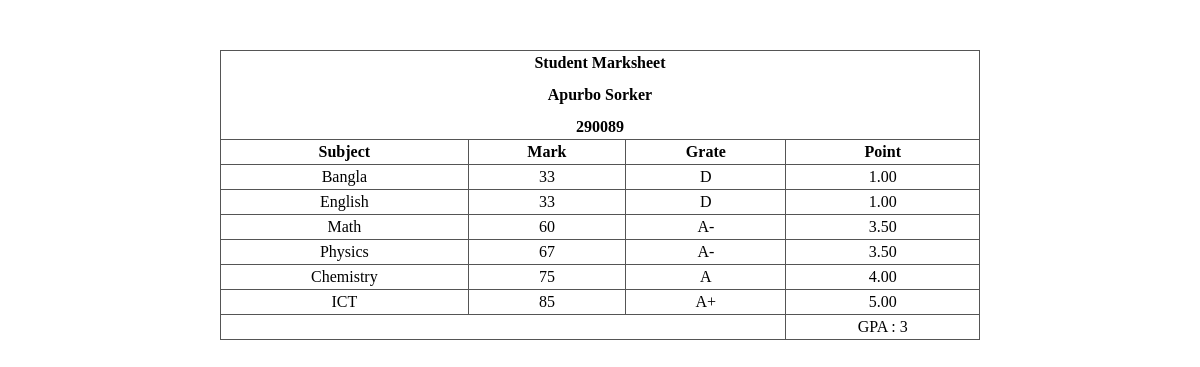
/view/marksheet.php?user_id=5, run on the app's committed database.
### tables this page shows
CREATE TABLE `marksheets` (
  `id` int(11) NOT NULL,
  `name` varchar(255) NOT NULL,
  `roll` varchar(255) NOT NULL,
  `session_id` int(11) NOT NULL,
  `bangla` int(11) NOT NULL,
  `english` int(11) NOT NULL,
  `math` int(11) NOT NULL,
  `physics` int(11) NOT NULL,
  `chemistry` int(11) NOT NULL,
  `ict` int(11) NOT NULL,
  `status` tinyint(4) NOT NULL DEFAULT 1,
  `created_at` timestamp NOT NULL DEFAULT current_timestamp()
);

### view/marksheet.php (the view, shortened to what this page needs)
<?php
require_once '../dbcon.php';
$id = $_GET['user_id'];
$result = mysqli_query($con, "SELECT * FROM `marksheets` WHERE `id` = '$id'");
function Grate($marks) {
    if ($marks > 100 ) {
        return "Invalid";
    } elseif ($marks >= 80 && $marks <= 100) {
        return "A+";
    } elseif ($marks >= 70 && $marks <= 79) {
        return "A";
    } elseif ($marks >= 60 && $marks <= 69)  {
        return "A-";
    } elseif ($marks >= 50 && $marks <= 59)  {
        return "B";
    } elseif ($marks >= 40 && $marks <= 49 ) {
        return "C";
    } elseif ($marks >= 33 && $marks <= 39 ) {
        return "D";
    }else {
        return "F";
    }
}
function Point($marks) {
    if ($marks > 100 ) {
        return "Invalid";
    } elseif ($marks >= 80 && $marks <= 100) {
        return "5.00";
    } elseif ($marks >= 70 && $marks <= 79) {
        return "4.00";
    } elseif ($marks >= 60 && $marks <= 69)  {
        return "3.50";
    } elseif ($marks >= 50 && $marks <= 59)  {
        return "3.00";
    } elseif ($marks >= 40 && $marks <= 49 ) {
        return "2.00";
    } elseif ($marks >= 33 && $marks <= 39 ) {
        return "1.00";
    }else {
        return "0.00";
    }
}
?>
<!DOCTYPE html>
<html lang="en">
<head>
</head>
<body onload="window.print()">
    <?php
        while($row = mysqli_fetch_assoc($result)){
        ?>
        <div class="print-area">
            <div class="data-info">
                <table>
                    <tr>
                        <th colspan="4">
                            Student Marksheet <br><br>
                            <?= ucwords($row['name']) ?><br><br>
                            <?= $row['roll'] ?>
                        </th>
                    </tr>
                    <tr>
                        <th>Subject</th>
                        <th>Mark</th>
                        <th>Grate</th>
                        <th>Point</th>
                    </tr>
                    <tr>
                        <td>Bangla</td>
                        <td><?= $row['bangla'] ?></td>
                        <td><?= Grate($row["bangla"]) ?></td>
                        <td><?= Point($row["bangla"]) ?></td>
                    </tr>
                    <tr>
                        <td>English</td>
                        <td><?= $row['english'] ?></td>
                        <td><?= Grate($row["english"]) ?></td>
                        <td><?= Point($row["english"]) ?></td>
                    </tr>
                    <tr>
                        <td>Math</td>
                        <td><?= $row['math'] ?></td>
                        <td><?= Grate($row["math"]) ?></td>
                        <td><?= Point($row["math"]) ?></td>
                    </tr>
                    <tr>
                        <td>Physics</td>
                        <td><?= $row['physics'] ?></td>
                        <td><?= Grate($row["physics"]) ?></td>
                        <td><?= Point($row["physics"]) ?></td>
                    </tr>
                    <tr>
                        <td>Chemistry</td>
                        <td><?= $row['chemistry'] ?></td>
                        <td><?= Grate($row["chemistry"]) ?></td>
                        <td><?= Point($row["chemistry"]) ?></td>
                    </tr>
                    <tr>
                        <td>ICT</td>
                        <td><?= $row['ict'] ?></td>
                        <td><?= Grate($row["ict"]) ?></td>
                        <td><?= Point($row["ict"]) ?></td>
                    </tr>
                    <tr>
                        <td colspan="3"></td>
                        <td >
                        GPA :
                        <?php
                        if(Point($row["bangla"]) == 0 || Point($row["english"]) == 0 || Point($row["math"]) == 0 || Point($row["physics"]) == 0 || Point($row["chemistry"]) == 0 || Point($row["ict"]) == 0){
                            echo "F";
                        }else{
                            $total = Point($row["bangla"])+Point($row["english"])+Point($row["math"])+Point($row["physics"])+Point($row["chemistry"])+ Point($row["ict"]);
                            echo $gpa = $total/6;
                        }
                        ?>
                        </td>
                    </tr>
                </table>
            </div>
        </div>
        <?php
        }
    ?>
</body>
</html>

### view/marksheet.php (style rules this page uses)
body { margin: 0; }
.print-area { width: 760px; height: 1050px; margin: auto; box-sizing: border-box; page-break-after: always; }
.data-info { margin-top: 50px; }
.data-info table { width: 100%; border-collapse: collapse; }
.data-info table th, .data-info table td { border: 1px solid #555; padding: 4px; line-height: 1em; text-align: center; }

### data on the page
marksheets: name "Apurbo Sorker", roll "290089", bangla "33", bangla "D", bangla "1.00", english "33", english "D", english "1.00", math "60", math "A-", math "3.50", physics "67", physics "A-", physics "3.50", chemistry "75", chemistry "A", chemistry "4.00", ict "85", ict "A+", ict "5.00", $gpa = $total/6 "3"
